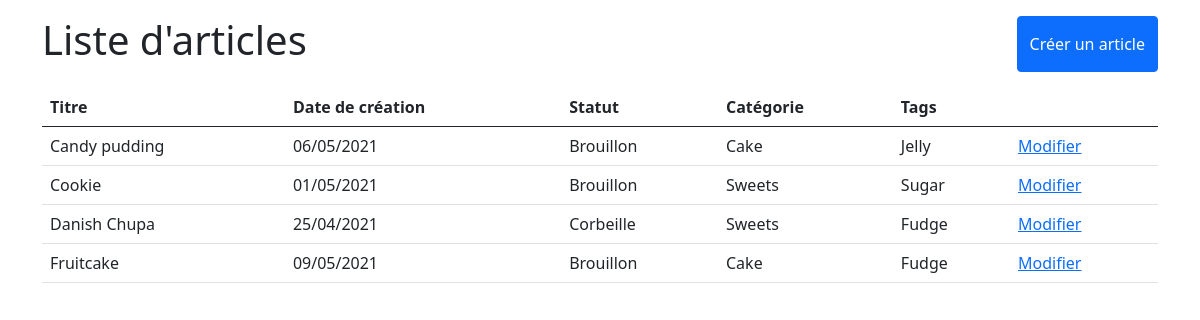
Before: / with the older database file.
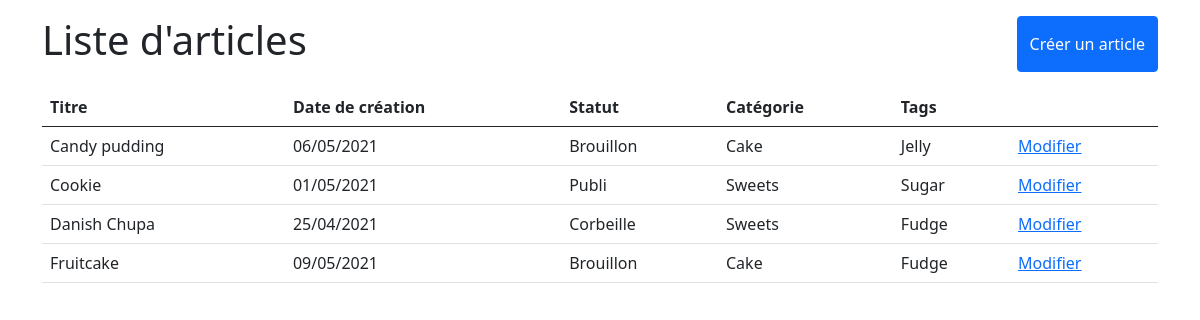
After: the same page with the newer database file.
### tables this page shows
CREATE TABLE IF NOT EXISTS `listearticles` (
  `idArticle` int(11) NOT NULL AUTO_INCREMENT,
  `titreArticle` varchar(255) NOT NULL,
  `statutArticle` enum('Publi','Corbeille','Brouillon') NOT NULL,
  `dateCreationArticle` date NOT NULL,
  `datePublicationtionArticle` date NOT NULL,
  `ContenuArticle` text NOT NULL,
  `idCategorie` int(11) DEFAULT NULL,
  PRIMARY KEY (`idArticle`),
  KEY `listeArticles_listeCategories_FK` (`idCategorie`)
);

CREATE TABLE IF NOT EXISTS `listecategories` (
  `idCategorie` int(11) NOT NULL AUTO_INCREMENT,
  `nomCategorie` varchar(255) NOT NULL,
  `descriptionCategorie` text NOT NULL,
  PRIMARY KEY (`idCategorie`)
);

CREATE TABLE IF NOT EXISTS `listetags` (
  `idTag` int(11) NOT NULL AUTO_INCREMENT,
  `nomTag` varchar(255) NOT NULL,
  `descriptionTag` varchar(255) NOT NULL,
  PRIMARY KEY (`idTag`)
);

### helpers.php (called while the page is built, shortened)
<?php
function afficheDateFR($dateStringUS){
    return date_format(date_create($dateStringUS), "d/m/Y");
}

### index.php (the view, shortened to what this page needs)
<?php
require "connect.php";
require "helpers.php";
$stmt = $db->query("SELECT * from listearticles
                       LEFT JOIN listecategories ON listearticles.idCategorie = listecategories.idCategorie
                       INNER JOIN posseder ON listearticles.idArticle = posseder.idArticle
                       INNER JOIN listeTags ON listetags.idTag = posseder.idTag");
$articles = $stmt->fetchAll();
?>
<html lang="en">
<head>
    <link href="https://cdn.jsdelivr.net/npm/bootstrap@5.0.0/dist/css/bootstrap.min.css" rel="stylesheet">
</head>
<body>
    <div class="container">
        <div class="d-flex justify-content-between mt-3 mb-3">
            <h1>Liste d'articles</h1>
            <a class="btn btn-primary d-flex align-items-center" href="editors.php?news">Créer un article</a>
        </div>
        <table class="table">
            <thead>
                <tr>
                    <th>Titre</th>
                    <th>Date de création</th>
                    <th>Statut</th>
                    <th>Catégorie</th>
                    <th>Tags</th>
                    <th></th>
                </tr>
            </thead>
            <?php foreach($articles as $article){ ?>
                    <tr>
                        <td><?= $article["titreArticle"] ?></td>
                        <td><?= afficheDateFR($article["dateCreationArticle"]) ?></td>
                        <td><?= $article["statutArticle"] ?></td>
                        <td><?= $article["nomCategorie"] ?></td>
                        <td><?= $article["nomTag"] ?></td></td>
                        <td>
                        <a href="editor.php?idArticle=<?= $article["idArticle"] ?>">Modifier</a>
                    </td>
                </tr>
            <?php } ?>
        </table>
    </div>
</body>
</html>

Changed rows visible on the page:
changed listearticles "Cookie": statutArticle "Brouillon" → "Publi"
